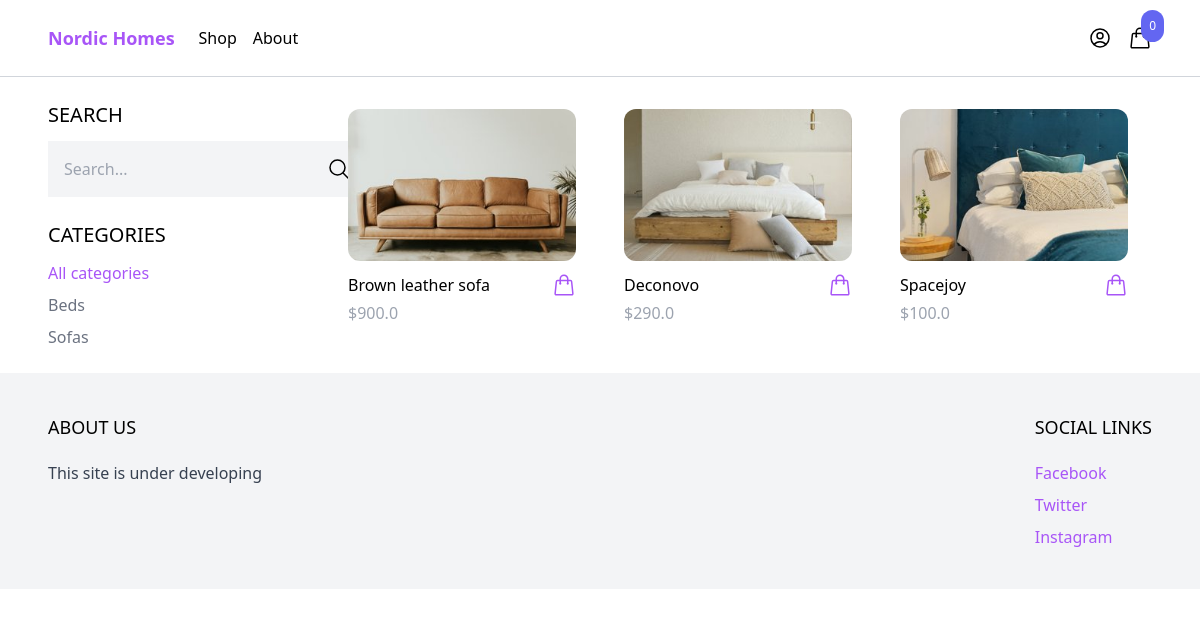
The app's page /shop/ with its own data.
### product/models.py (models this page shows, shortened)
class Category(models.Model):
    name = models.CharField(max_length=255)
    slug = models.SlugField()
    class Meta:
        verbose_name_plural = 'Categories'
        ordering = ('name',)

class Product(models.Model):
    category = models.ForeignKey(Category, related_name='product', on_delete=models.CASCADE)
    name = models.CharField(max_length=255)
    slug = models.SlugField()
    description = models.TextField(blank=True, null=True)
    price = models.IntegerField()
    created_at = models.DateTimeField(auto_now_add=True)
    image = models.ImageField(upload_to='uploads/', blank=True, null=True)
    thumbnail = models.ImageField(upload_to='uploads/', blank=True, null=True)
    class Meta:
        ordering = ('-created_at',)
    def get_display_price(self):
        return self.price / 100
    def get_thumbnail(self):
        if self.thumbnail:
            return self.thumbnail.url

### core/views.py (the view)
# urls.py: path('shop/', shop, name='shop'),
def shop(request):
    categories = Category.objects.all()
    products = Product.objects.all()
    active_category = request.GET.get('category', '')
    if active_category:
        products = products.filter(category__slug=active_category)
    query = request.GET.get('query', '')
    if query:
        products = products.filter(Q(name__icontains=query) | Q(description__icontains=query))
    context = {
        'categories': categories,
        'products': products,
        'active_category': active_category,
    }
    return render(request, 'core/shop.html', context)

### cart/cart.py (called while the page is built)
    def __len__(self):
        return sum(item['quantity'] for item in self.cart.values())

### cart/context_processors.py (called while the page is built)
def cart(request):
    return {'cart': Cart(request)}

### core/templates/core/shop.html (shortened to what this page needs)
{% extends 'core/base.html' %}
{% block content %}
<div class="max-w-6xl mx-auto flex flex-wrap items-start py-6 px-6 xl:px-0">
  <div class="filters w-full lg:w-1/4">
    <h3 class="mb-3 text-xl uppercase">Search</h3>
    <form method="get" action=".">
      <div class="flex">
        <input type="text" name="query" class="p-4 bg-gray-100 border-0" placeholder="Search...">
        <button class="p-4 bg-gray-100 border-0">
          <svg xmlns="http://www.w3.org/2000/svg" fill="none" viewBox="0 0 24 24" stroke-width="1.5" stroke="currentColor" class="w-6 h-6">
            <path stroke-linecap="round" stroke-linejoin="round" d="M21 21l-5.197-5.197m0 0A7.5 7.5 0 105.196 5.196a7.5 7.5 0 0010.607 10.607z" />
          </svg>
        </button>
      </div>
    </form>
    <h3 class="mt-6 mb-3 text-xl uppercase">Categories</h3>
    <ul class="space-y-2">
      <li><a href="{% url 'shop' %}" class="{% if not active_category %} text-purple-500 {% else %} text-gray-500{% endif %}">All categories</a></li>
      {% for category in categories %}
        <li><a href="{% url 'shop' %}?category={{ category.slug }}" class="{% if category.slug == active_category %} text-purple-500 {% else %} text-gray-500{% endif %}">{{ category.name }}</a></li>
      {% endfor %}
    </ul>
  </div>
  <div class="products w-full lg:w-3/4 -mt-4 flex items-center flex-wrap">
    {% for product in products %}
      {% include 'product/partials/product_list_item.html' %}
    {% endfor %}
  </div>
</div>
{% endblock %}

### product/templates/product/partials/product_list_item.html (shortened to what this page needs)
<div class="w-full md:w-1/3 xl:w-1/4 p-6">
    <a href="{% url 'product' product.slug %}" class="">
        <img src="{{ product.get_thumbnail }}" alt="" class="w-full rounded-xl hover:shadow-lg">
    </a>
    <div class="pt-3 flex items-center justify-between">
        <a href="{% url 'product' product.slug %}">{{product.name}}</a>
        <a href="#"
           hx-get="{% url 'add_to_cart' product.id %}"
           hx-target="#menu-cart-button"
           hx-swap="outerHTML"
           class="text-purple-500 hover:text-purple-800">
        </a>
    </div>
        <p class="pt-1 text-gray-400">${{ product.get_display_price }}</p>
</div>

### records on screen
Category: name "Beds"
Category: name "Sofas"
Product: get_thumbnail (picture), name "Brown leather sofa", get_display_price "900.0"
Product: get_thumbnail (picture), name "Deconovo", get_display_price "290.0"
Product: get_thumbnail (picture), name "Spacejoy", get_display_price "100.0"

### other values on screen
{{ cart|length }} "0"
